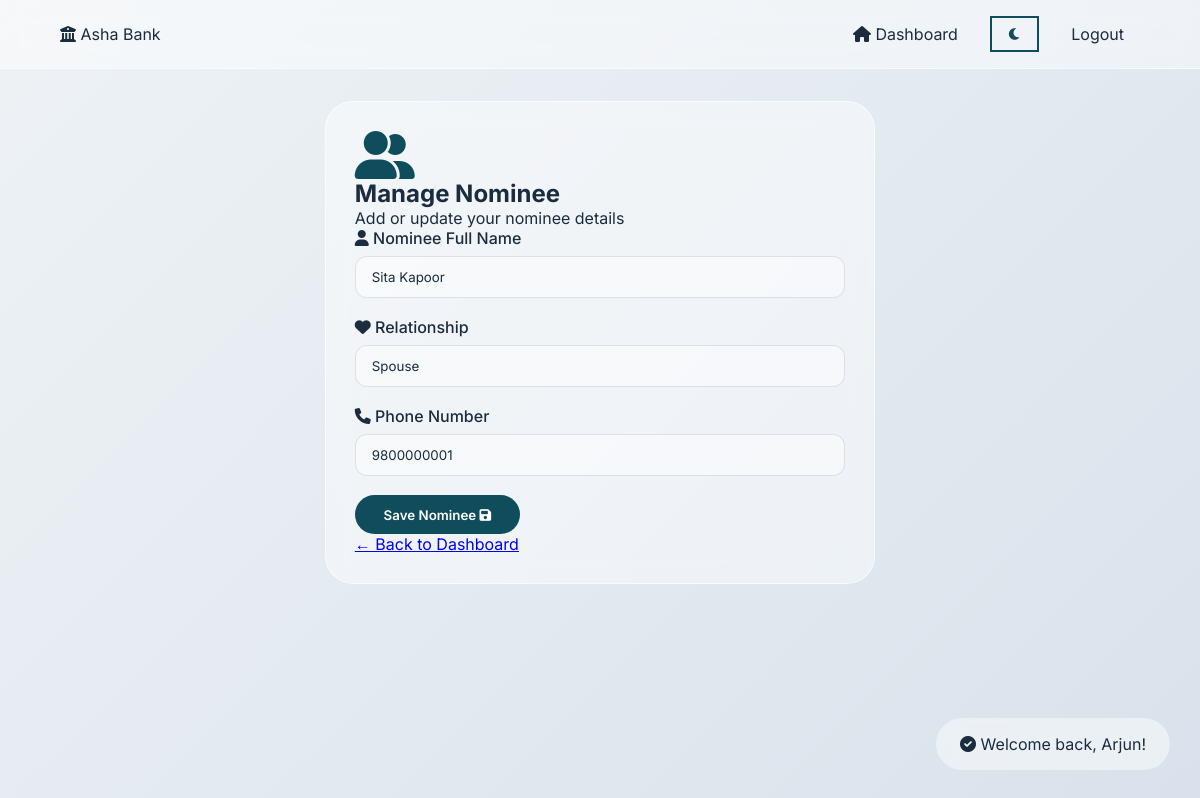
Page /profile.php (signed in) on the earlier database version.
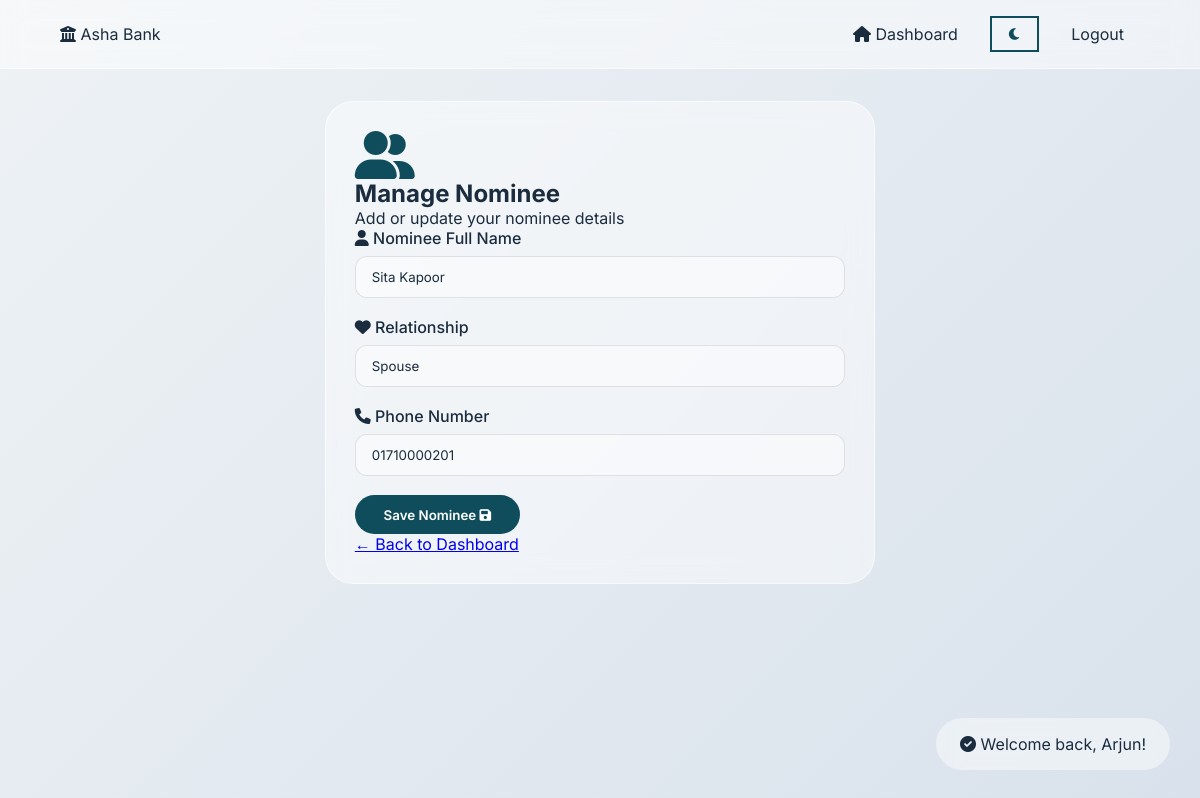
Same page on the later database version.
### tables this page shows
CREATE TABLE NOMINEE (
    NomineeID       INT AUTO_INCREMENT PRIMARY KEY,
    CustomerID      INT NOT NULL,
    NomineeName     VARCHAR(150) NOT NULL,
    NomineeRelation VARCHAR(100),
    NomineePhone    VARCHAR(20),
    FOREIGN KEY (CustomerID) REFERENCES CUSTOMER(CustomerID)
);

### config/db.php (called while the page is built, shortened)
<?php
function getToast() {
    if (isset($_SESSION['toast'])) {
        $toast = $_SESSION['toast'];
        return $toast;
    }
    return null;
}
?>

### profile.php (the view, shortened to what this page needs)
<?php require_once 'config/db.php';
$userId = $_SESSION['user_id'];
$stmt = $pdo->prepare("SELECT * FROM NOMINEE WHERE CustomerID = ?");
$stmt->execute([$userId]);
$nominee = $stmt->fetch();
?>
<!DOCTYPE html>
<html lang="en">
<head>
    <link rel="stylesheet" href="https://cdnjs.cloudflare.com/ajax/libs/font-awesome/6.0.0-beta3/css/all.min.css">
    <link rel="stylesheet" href="assets/css/style.css">
</head>
<body>
    <nav class="navbar">
        <div class="navbar-brand">
            <i class="fas fa-university"></i>
            Asha <span>Bank</span>
        </div>
        <div class="navbar-menu">
            <a href="dashboard.php"><i class="fas fa-home"></i> Dashboard</a>
            <button id="themeToggle" class="btn-outline" style="background: transparent; padding: 0.5rem 1rem;">
                <i class="fas fa-moon"></i>
            </button>
            <a href="logout.php" class="btn-danger" style="padding: 0.5rem 1rem;">Logout</a>
        </div>
    </nav>
    <div class="container">
        <div class="glass-card fade-in" style="max-width: 550px; margin: 0 auto;">
            <div class="text-center">
                <i class="fas fa-user-friends" style="font-size: 3rem; color: var(--accent);"></i>
                <h2>Manage Nominee</h2>
                <p class="text-muted">Add or update your nominee details</p>
            </div>
            <form method="POST" data-validate="true">
                <div class="form-group">
                    <label><i class="fas fa-user"></i> Nominee Full Name</label>
                    <input type="text" name="nominee_name" placeholder="Enter nominee's full name" value="<?= htmlspecialchars($nominee['NomineeName'] ?? '') ?>" required>
                </div>
                <div class="form-group">
                    <label><i class="fas fa-heart"></i> Relationship</label>
                    <input type="text" name="relation" placeholder="e.g., Spouse, Child, Parent" value="<?= htmlspecialchars($nominee['NomineeRelation'] ?? '') ?>" required>
                </div>
                <div class="form-group">
                    <label><i class="fas fa-phone"></i> Phone Number</label>
                    <input type="tel" name="phone" placeholder="Nominee's phone number" value="<?= htmlspecialchars($nominee['NomineePhone'] ?? '') ?>">
                </div>
                <button type="submit" class="btn btn-block">Save Nominee <i class="fas fa-save"></i></button>
            </form>
            <div class="text-center mt-3">
                <a href="dashboard.php">← Back to Dashboard</a>
            </div>
        </div>
    </div>
    <div id="toastContainer">
        <?php $toast = getToast(); if($toast): ?>
            <div class="toast-notification <?= $toast['type'] ?>">
                <i class="fas <?= $toast['type'] == 'success' ? 'fa-check-circle' : 'fa-info-circle' ?>"></i>
                <span><?= htmlspecialchars($toast['message']) ?></span>
            </div>
        <?php endif; ?>
    </div>
</body>
</html>

### assets/css/style.css (style rules this page uses)
:root { --bg-gradient-start: #eef2f5; --bg-gradient-end: #d9e2ec; --glass-bg: rgba(255, 255, 255, 0.45); --glass-border: rgba(255, 255, 255, 0.6); --text-primary: #1a2c3e; --accent: #0f4c5c; --accent-hover: #0a3a46; --success: #27ae60; --danger: #c0392b; --warning: #e67e22; }
* { margin: 0; padding: 0; box-sizing: border-box; font-family: 'Inter', sans-serif; }
body { background: linear-gradient(135deg, var(--bg-gradient-start), var(--bg-gradient-end)); color: var(--text-primary); min-height: 100vh; }
.glass-card { background: var(--glass-bg); backdrop-filter: blur(12px); border-radius: 28px; border: 1px solid var(--glass-border); padding: 1.8rem; transition: transform 0.3s ease; }
.btn { background: var(--accent); border: none; border-radius: 40px; padding: 0.7rem 1.8rem; color: white; font-weight: 600; cursor: pointer; transition: 0.2s; }
.btn-outline { background: transparent; border: 2px solid var(--accent); color: var(--accent); }
.navbar { display: flex; justify-content: space-between; align-items: center; padding: 1rem 5%; background: var(--glass-bg); backdrop-filter: blur(12px); border-bottom: 1px solid var(--glass-border); }
.navbar-menu { display: flex; gap: 1rem; align-items: center; flex-wrap: wrap; }
.navbar-menu a { text-decoration: none; color: var(--text-primary); padding: 0.5rem 1rem; border-radius: 40px; }
.container { max-width: 1280px; margin: 0 auto; padding: 2rem; }
.form-group { margin-bottom: 1.2rem; }
.form-group label { display: block; margin-bottom: 0.5rem; font-weight: 500; }
input, select, textarea { width: 100%; padding: 0.75rem 1rem; border-radius: 12px; border: 1px solid rgba(0,0,0,0.1); background: var(--glass-bg); color: var(--text-primary); }
.toast-notification { position: fixed; bottom: 30px; right: 30px; padding: 1rem 1.5rem; border-radius: 40px; background: var(--glass-bg); backdrop-filter: blur(12px); z-index: 999; animation: slideIn 0.3s ease; }

Differences in the rows shown:
changed nominee "Sita Kapoor": phone "9800000001" → "01710000201"
